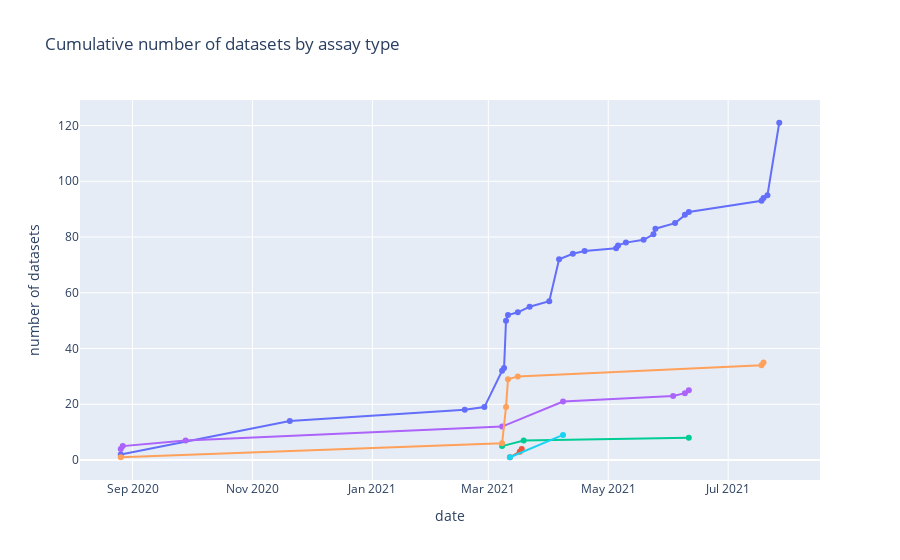

The cell this chart's notebook holds for it:
### Code cell
cum_assay = df_assay
cum_assay['count'] = 1
cum_assay['date'] = cum_assay['dataset_dt'].dt.date
cum_assay = cum_assay[['date', 'assay_grouped', 'count']].groupby(['date', 'assay_grouped']).sum().reset_index()
cum_assay = cum_assay.pivot(index = ['date'], columns = 'assay_grouped', values = 'count').reset_index()

fig = go.Figure()

# add traces 
columns = ['10x RNA-seq', 'ATAC-seq', 'CITE-seq', 'Other RNA-seq', 'SS2', 'Spatial gene expression']
for col in columns:
    x_list, y_list = create_trace(cum_assay, col)
    add_trace(fig, x_list, y_list, col)


# create figure
fig.update_layout(
    title='Cumulative number of datasets by assay type',
    xaxis_title="date",
    yaxis_title="number of datasets",
    showlegend = False
)
    
fig.show()

### Figure 1 — Plotly figure (JSON) as saved in the notebook; plotly's stock layout.template omitted (floating-point values rounded to 4 significant figures)
{"data": [{"mode": "lines+markers", "name": "10x RNA-seq", "type": "scatter", "x": ["2020-08-26", "2020-11-20", "2021-02-17", "2021-02-27", "2021-03-08", "2021-03-09", "2021-03-10", "2021-03-11", "2021-03-16", "2021-03-22", "2021-04-01", "2021-04-06", "2021-04-13", "2021-04-19", "2021-05-05", "2021-05-06", "2021-05-10", "2021-05-19", "2021-05-24", "2021-05-25", "2021-06-04", "2021-06-09", "2021-06-11", "2021-07-18", "2021-07-19", "2021-07-21", "2021-07-27"], "y": [2, 14, 18, 19, 32, 33, 50, 52, 53, 55, 57, 72, 74, 75, 76, 77, 78, 79, 81, 83, 85, 88, 89, 93, 94, 95, 121]}, {"mode": "lines+markers", "name": "ATAC-seq", "type": "scatter", "x": ["2021-03-12", "2021-03-17", "2021-03-18"], "y": [1, 3, 4]}, {"mode": "lines+markers", "name": "CITE-seq", "type": "scatter", "x": ["2021-03-08", "2021-03-19", "2021-06-11"], "y": [5, 7, 8]}, {"mode": "lines+markers", "name": "Other RNA-seq", "type": "scatter", "x": ["2020-08-26", "2020-08-27", "2020-09-28", "2021-03-08", "2021-04-08", "2021-06-03", "2021-06-09", "2021-06-11"], "y": [4, 5, 7, 12, 21, 23, 24, 25]}, {"mode": "lines+markers", "name": "SS2", "type": "scatter", "x": ["2020-08-26", "2021-03-08", "2021-03-10", "2021-03-11", "2021-03-16", "2021-07-18", "2021-07-19"], "y": [1, 6, 19, 29, 30, 34, 35]}, {"mode": "lines+markers", "name": "Spatial gene expression", "type": "scatter", "x": ["2021-03-12", "2021-04-08"], "y": [1, 9]}], "layout": {"showlegend": false, "title": {"text": "Cumulative number of datasets by assay type"}, "xaxis": {"title": {"text": "date"}}, "yaxis": {"title": {"text": "number of datasets"}}}}
